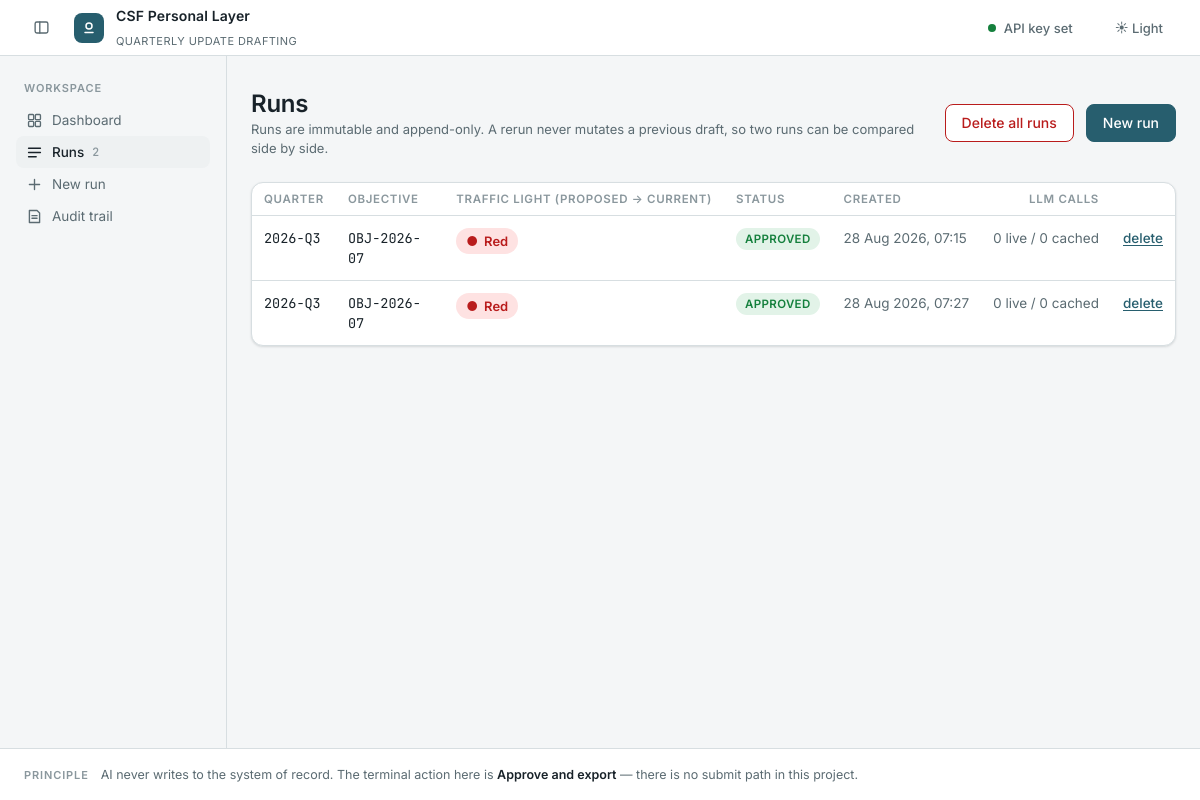
The page / on the database its author committed.
### tables this page shows
CREATE TABLE runs (
    thread_id        TEXT PRIMARY KEY,
    created_at       TEXT,
    updated_at       TEXT,
    status           TEXT,
    quarter          TEXT,
    objective_id     TEXT,
    objective_title  TEXT,
    as_of            TEXT,
    model            TEXT,
    evidence_count   INTEGER,
    traffic_light    TEXT,
    progress_percent INTEGER,
    staged_at        TEXT
);

### app/main.py (the view)
@app.get("/", response_class=HTMLResponse)
async def runs_home(request: Request):
    runs = discover_runs()
    return render(
        request,
        "runs.html",
        {"runs": runs, "run_count": len(runs)},
        nav="runs",
    )

### app/templates/runs.html (shortened to what this page needs)
{% extends "base.html" %}
{% from "partials/macros.html" import tl_badge, calculating %}
{% block content %}
{% if not runs %}
  <div class="card empty">
    <div class="eyebrow" style="margin-bottom:var(--s3)">Quarterly update drafting assistant</div>
    <h2>No runs yet</h2>
    <p>Point the tool at a folder of evidence and it will prepare a draft update for you to check. It proposes; you decide — every claim carries a line-level citation, and nothing is ever submitted from here.</p>
    <div style="display:flex;gap:var(--s3);justify-content:center;flex-wrap:wrap">
      <a class="btn btn-primary" href="/runs/new">New run</a>
      <form method="post" action="/runs" data-busy="Reading the evidence…">
        <button type="submit" class="btn">Run the evidence in the data folder</button>
      </form>
    </div>
    <p class="tiny subtle" style="margin-top:var(--s4)">The folder holds an objective record, the previously submitted quarter, and a quarter of email, chat, minutes and donor reporting. Nothing about it is compiled into the pipeline: swap in your own folder and the draft changes.</p>
  </div>
{% else %}
  <div style="display:flex;align-items:center;justify-content:space-between;gap:var(--s4);margin-bottom:var(--s5)">
    <div><h1 class="page-title">Runs</h1>
    <p class="small muted">Runs are immutable and append-only. A rerun never mutates a previous draft, so two runs can be compared side by side.</p></div>
    <div style="display:flex;gap:var(--s3);align-items:center;flex:none">
      <form method="post" action="/runs/delete-all" data-confirm-delete-all>
        <button type="submit" class="btn btn-danger" aria-label="Delete every run">Delete all runs</button>
      </form>
      <a class="btn btn-primary" href="/runs/new">New run</a>
    </div>
  </div>
  <div class="card"><table class="tbl">
    <thead><tr><th>Quarter</th><th>Objective</th><th>Traffic light (proposed → current)</th><th>Status</th><th>Created</th><th class="num">LLM calls</th><th></th></tr></thead>
    <tbody>
      {% for run in runs %}
        <tr class="rowlink" data-action="open-run" data-href="/runs/{{ run.thread_id }}" tabindex="0" role="link" aria-label="Open run {{ run.quarter or run.thread_id }}">
          <td class="mono tnum nowrap">{{ run.quarter or run.thread_id }}</td>
          <td class="mono">{{ run.objective_id or "—" }}</td>
          <td>
            {%- if run.traffic_light -%}
              {{ tl_badge(run.proposed_traffic_light or run.traffic_light) }}
            {%- elif run.status == "running" -%}{{ calculating() }}
            {%- else -%}<span class="muted">—</span>{%- endif -%}
          </td>
          <td>
            {%- if run.status == "running" -%}<span class="pill pill-status run">running</span>
            {%- elif run.status == "failed" -%}<span class="pill pill-status fail">failed</span>
            {%- elif run.status == "staged" -%}<span class="pill pill-status ok">approved</span>
            {%- elif run.edits -%}<span class="pill pill-status">under review</span>
            {%- else -%}<span class="pill pill-status">draft</span>{%- endif -%}
          </td>
          <td class="nowrap muted">{{ run.created | fmt_datetime }}</td>
          <td class="num muted">{{ run.llm_calls }} live / 0 cached</td>
          <td class="num">
            <form method="post" action="/runs/{{ run.thread_id }}/delete" data-confirm-delete>
              <button type="submit" class="link-btn tiny" aria-label="Delete run {{ run.thread_id }}">delete</button>
            </form>
          </td>
        </tr>
      {% endfor %}
    </tbody></table></div>
{% endif %}
{% endblock %}

### app/templates/partials/macros.html (shortened to what this page needs)
{% set TL_GLYPH = {"Red": "●", "Amber": "◐", "Green": "○", "Blue": "◆"} %}
{% macro tl_badge(value, lg=False) %}
  {%- if not value -%}<span class="muted">—</span>
  {%- else -%}<span class="badge {% if lg %}badge-lg {% endif %}tl-{{ value }}"><span class="glyph" aria-hidden="true">{{ TL_GLYPH.get(value, "•") }}</span>{{ value }}</span>
  {%- endif -%}
{% endmacro %}

### rows shown on the page
runs: quarter "2026-Q3", objective "OBJ-2026-07", get "●", traffic_light "Red", status "APPROVED", created|fmt_datetime "28 Aug 2026, 07:15", llm_calls "0"
runs: quarter "2026-Q3", objective "OBJ-2026-07", get "●", traffic_light "Red", status "APPROVED", created|fmt_datetime "28 Aug 2026, 07:27", llm_calls "0"

### other values the page prints
{{ run_count or '' }} "2"
